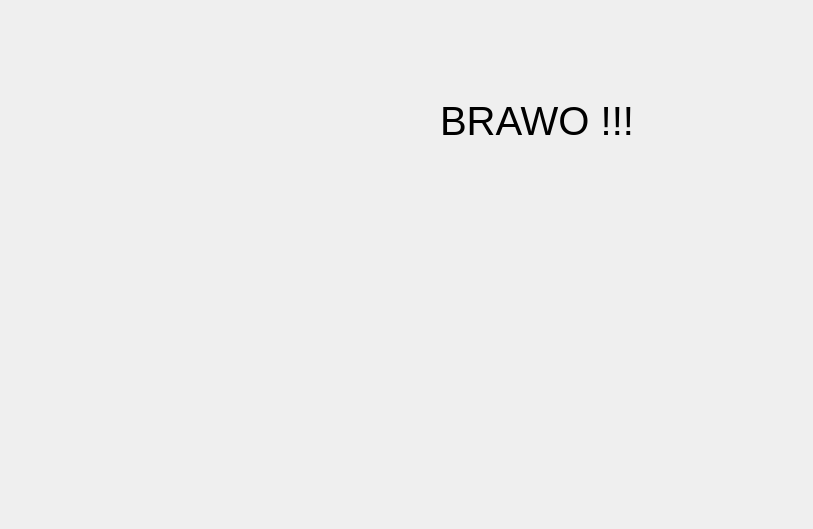
<?xml version="1.0" encoding="UTF-8"?>
<ui version="4.0">
 <class>Form</class>
 <widget class="QWidget" name="Form">
  <property name="geometry">
   <rect>
    <x>0</x>
    <y>0</y>
    <width>813</width>
    <height>529</height>
   </rect>
  </property>
  <property name="windowTitle">
   <string>Form</string>
  </property>
  <widget class="QLabel" name="label">
   <property name="geometry">
    <rect>
     <x>80</x>
     <y>120</y>
     <width>421</width>
     <height>381</height>
    </rect>
   </property>
   <property name="font">
    <font>
     <pointsize>15</pointsize>
    </font>
   </property>
   <property name="text">
    <string/>
   </property>
   <property name="pixmap">
    <pixmap>goodjob.png</pixmap>
   </property>
   <property name="scaledContents">
    <bool>true</bool>
   </property>
  </widget>
  <widget class="QLabel" name="label_2">
   <property name="geometry">
    <rect>
     <x>440</x>
     <y>90</y>
     <width>251</width>
     <height>61</height>
    </rect>
   </property>
   <property name="font">
    <font>
     <pointsize>30</pointsize>
    </font>
   </property>
   <property name="text">
    <string>BRAWO !!!</string>
   </property>
  </widget>
 </widget>
 <resources/>
 <connections/>
</ui>
